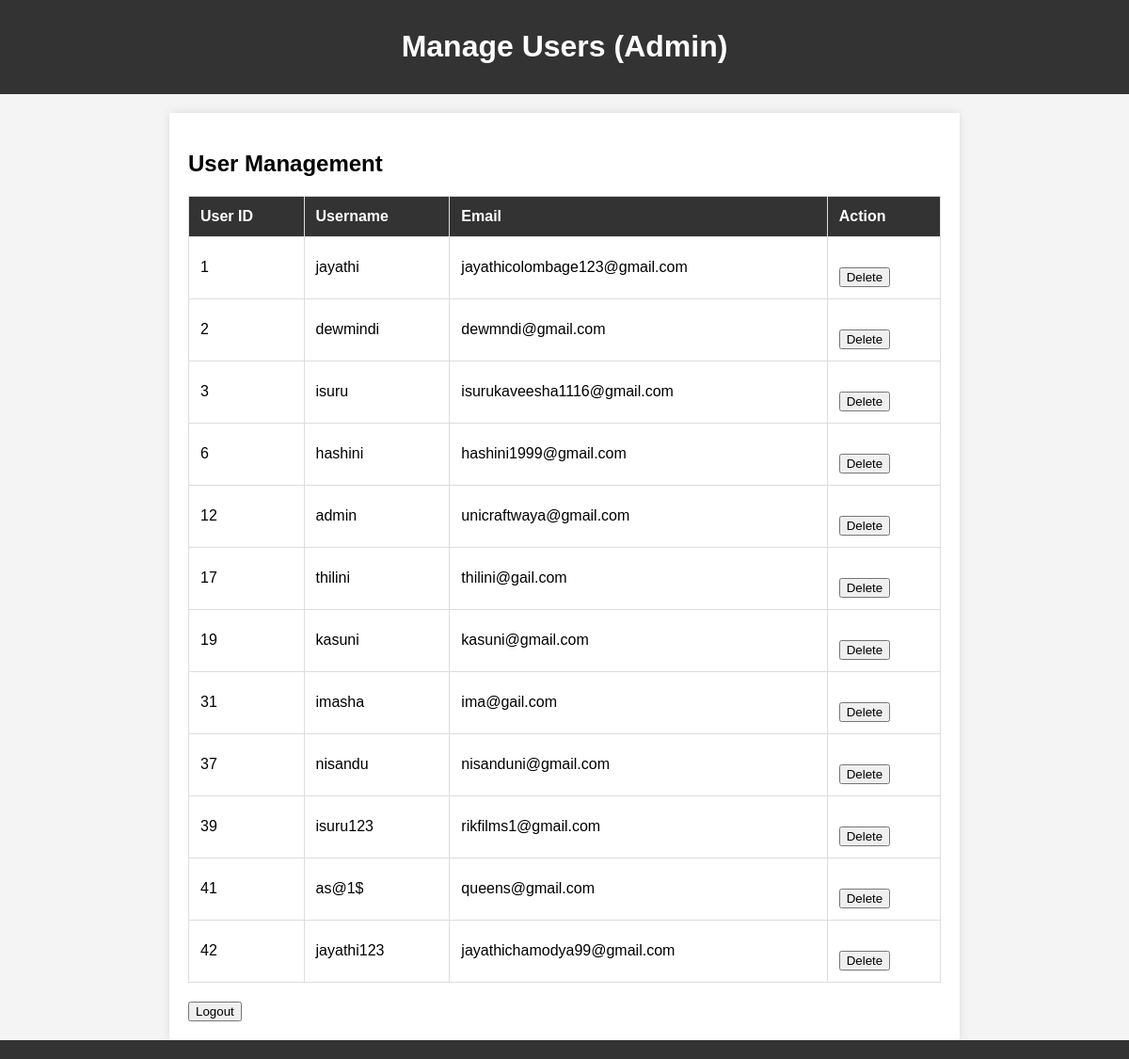
/manage_users.php (signed in), run on the app's committed database.
### tables this page shows
CREATE TABLE `users` (
  `user_id` int(10) NOT NULL,
  `username` varchar(50) NOT NULL,
  `email` varchar(50) NOT NULL,
  `password` varchar(50) NOT NULL,
  `role` varchar(255) NOT NULL DEFAULT 'user'
);

### manage_users.php (the view, shortened to what this page needs)
<?php
$servername = '127.0.0.1';
$username = 'root';
$password = '';
$dbname = 'account';
$conn = new mysqli($servername, $username, $password, $dbname);
$sql = "SELECT * FROM users";
$result = $conn->query($sql);
?>
<!DOCTYPE html>
<html lang="en">
<head>
</head>
<body>
    <header>
        <h1>Manage Users (Admin)</h1>
    </header>
    <main>
        <h2>User Management</h2>
        <table>
            <thead>
                <tr>
                    <th>User ID</th>
                    <th>Username</th>
                    <th>Email</th>
                    <th>Action</th>
                </tr>
            </thead>
            <tbody>
                <?php
                while ($row = $result->fetch_assoc()) {
                    echo "<tr>";
                    echo "<td>" . $row['user_id'] . "</td>";
                    echo "<td>" . $row['username'] . "</td>";
                    echo "<td>" . $row['email'] . "</td>";
                    echo "<td>
                            <form method='post' action=''>
                                <input type='hidden' name='user_id' value='" . $row['user_id'] . "'>
                                <button type='submit' name='delete_user'>Delete</button>
                            </form>
                        </td>";
                    echo "</tr>";
                }
                ?>
            </tbody>
        </table>
        <form method="post" action="">
            <button type="submit" name="logout">Logout</button>
        </form>
    </main>
    <footer>
    </footer>
</body>
</html>

### manage_users.php (style rules this page uses)
body { font-family: Arial, sans-serif; margin: 0; padding: 0; background-color: #f4f4f4; }
header { background-color: #333; color: white; padding: 10px; text-align: center; }
main { max-width: 800px; margin: 20px auto; padding: 20px; background-color: white; box-shadow: 0 0 10px rgba(0, 0, 0, 0.1); }
footer { background-color: #333; color: white; padding: 10px; text-align: center; position: fixed; bottom: 0; width: 100%; }
form { margin-top: 20px; }
table { width: 100%; border-collapse: collapse; margin-top: 20px; }
table, th, td { border: 1px solid #ddd; }
th, td { padding: 12px; text-align: left; }
th { background-color: #333; color: white; }

### data on the page
users: user_id "1", username "jayathi", email "jayathicolombage123@gmail.com"
users: user_id "2", username "dewmindi", email "dewmndi@gmail.com"
users: user_id "3", username "isuru", email "isurukaveesha1116@gmail.com"
users: user_id "6", username "hashini", email "hashini1999@gmail.com"
users: user_id "12", username "admin", email "unicraftwaya@gmail.com"
users: user_id "17", username "thilini", email "thilini@gail.com"
users: user_id "19", username "kasuni", email "kasuni@gmail.com"
users: user_id "31", username "imasha", email "ima@gail.com"
users: user_id "37", username "nisandu", email "nisanduni@gmail.com"
users: user_id "39", username "isuru123", email "rikfilms1@gmail.com"
users: user_id "41", username "as@1$", email "queens@gmail.com"
users: user_id "42", username "jayathi123", email "jayathichamodya99@gmail.com"
